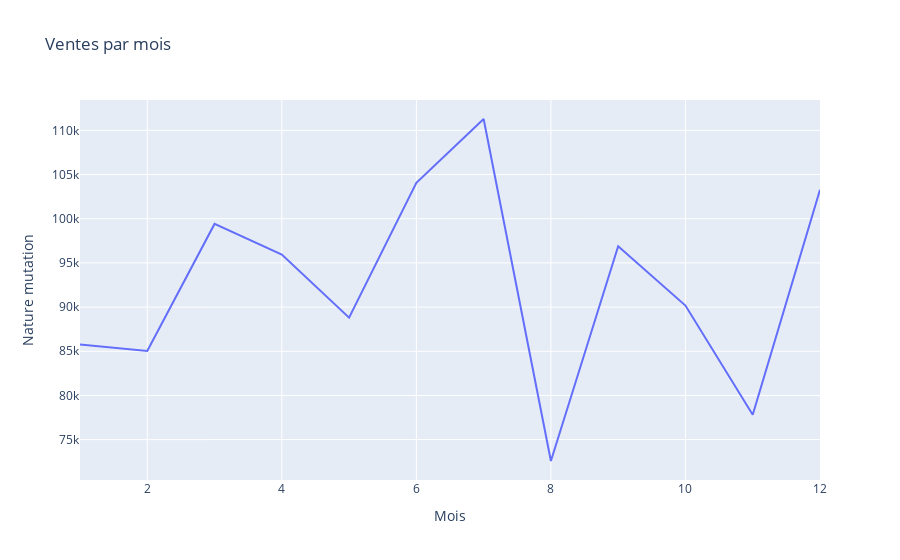

The notebook cell saved with this chart:
### Code cell
import plotly.express as px

fig = px.line(df_ventes_par_mois, x="Mois", y="Nature mutation", title='Ventes par mois')
fig.show()

### Figure 1 — Plotly figure (JSON) as saved in the notebook; plotly's stock layout.template omitted (floating-point values rounded to 4 significant figures)
{"data": [{"hovertemplate": "Mois=%{x}<br>Nature mutation=%{y}<extra></extra>", "legendgroup": "", "line": {"color": "#636efa", "dash": "solid"}, "marker": {"symbol": "circle"}, "mode": "lines", "name": "", "orientation": "v", "showlegend": false, "type": "scatter", "x": [1, 2, 3, 4, 5, 6, 7, 8, 9, 10, 11, 12], "xaxis": "x", "y": [85768, 85043, 99415, 95944, 88810, 104060, 111289, 72580, 96895, 90171, 77818, 103285], "yaxis": "y"}], "layout": {"legend": {"tracegroupgap": 0}, "title": {"text": "Ventes par mois"}, "xaxis": {"anchor": "y", "domain": [0, 1], "title": {"text": "Mois"}}, "yaxis": {"anchor": "x", "domain": [0, 1], "title": {"text": "Nature mutation"}}}}
